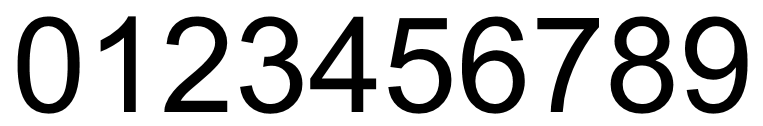
#> input picture py/ocr_train_number.PNG, 763 x 126 px; its folder holds 3 pictures in this run
$ python ocr_train.py
#> lines starting #> are read from the running program, lines starting #| are printed output that depends on the picture; after the words box and inside, x2 and y2 are one past the last pixel; in counts of white or black regions, pixels touching at a corner belong together
### py/gambar.py
import matplotlib.image as mpimg
import matplotlib.pyplot as plt
import numpy as np
import sys

import nph

def read(path):
    img = mpimg.imread(path)
    if img.dtype == 'float32':
        return (img*255).astype(np.uint8)
    if len(img.shape) < 3:
        return to_img(img)
    return img

def to_gray(img):
    return img.mean(-1).round().astype(np.uint8)

def to_bw(gray):
    hist = get_histogram(gray)
    threshold = otsu(hist, gray.shape[0]*gray.shape[1])
    return gray <= threshold

# [24 lines left out: functions to_img, contrasting, equalize, not called in this run]

def show(img):
    plt.imshow(to_img(img), interpolation='nearest')
    plt.show()

def save(img, path):
    mpimg.imsave(path, to_img(img))

# [25 lines left out: function koponging, not called in this run]

def get_histogram(channel):
    return np.histogram(channel, range=(0, 256), bins=256)[0]

def otsu(hist, pixels):
    sum = (hist*range(0, 256)).sum()
    sumb = wb = wf = varmax = threshold = 0.
    for t in range(0, 256):
        wb += hist[t]
        if wb == 0:
            continue
        wf = pixels-wb
        if wf == 0:
            break
        sumb += t*hist[t]
        mb = sumb/wb
        mf = (sum-sumb)/wf
        varbetween = wb*wf*(mb-mf)*(mb-mf)
        if varbetween > varmax:
            varmax = varbetween
            threshold = t
    return threshold

# [6 lines that do not run on import are left out]

### py/ocr.py
import sys
import json
import numpy as np

import gambar
import chaincode
import zhangsuen

# [15 lines left out: function main, not called in this run]

def get_objects(bw):
    objects = []
    yf, yl, xf, xl = -1, -1, -1, -1

    any_row = bw.any(1)
    for y in range(0, any_row.shape[0]):
        if any_row[y]:
            yf = y if yf == -1 else yf
            yl = y if yf > -1 else yl
        else:
            if yf > -1:
                any_col = bw[yf:yl+1, 0:bw.shape[1]].any(0)
                for x in range(0, any_col.shape[0]):
                    if any_col[x]:
                        xf = x if xf == -1 else xf
                        xl = x if xf > -1 else xl
                    else:
                        if xf > -1:
                            objects.append((yf, yl, xf, xl))
                            xf, xl = -1, -1
                yf, yl = -1, -1

    return objects

# [17 lines left out: function get_feature, not called in this run]

def get_features(bw):
    features = []
    objects = get_objects(bw)
    tulang = zhangsuen.penulangan(bw)
    for object in objects:
        feature = get_feature(tulang[object[0]-1:object[1]+2, object[2]-1:object[3]+2])
        features.append(feature)
    return features

# [5 lines left out: function classify, not called in this run]

# [2 lines that do not run on import are left out]

### py/zhangsuen.py
import sys
import numpy as np
import json

import nph
import gambar
import chaincode

def to_tulang(bw, step):
    # http://rosettacode.org/wiki/Zhang-Suen_thinning_algorithm
    # `bw` is already white bordered
    # `step` is 1 or 2 and affects on determining px

    the_pixel_is_black = bw # just for the sake of semantics

    # Black pixels P1 can have eight neighbours.
    # The neighbours are, in order, arranged as:
    # P9 P2 P3
    # P8 P1 P4
    # P7 P6 P5
    p2, p3, p4, p5, p6, p7, p8, p9 = get_p(bw)

    # B(P1) = The number of black pixel neighbours of P1
    b = p2 + p3 + p4 + p5 + p6 + p7 + p8 + p9
    has_between_2_and_6_neighbors = (2 <= b) * (b <= 6)

    # A(P1) = the number of transitions from white to black, (0 -> 1) in the sequence P2,P3,P4,P5,P6,P7,P8,P9,P2
    a = (get_is01trans(p2, p3) + get_is01trans(p3, p4) +
         get_is01trans(p4, p5) + get_is01trans(p5, p6) +
         get_is01trans(p6, p7) + get_is01trans(p7, p8) +
         get_is01trans(p8, p9) + get_is01trans(p9, p2))
    has_one_0_to_1_transition = a == 1

    has_white_in_p2_p4_px = (p2 * p4 * (p6 if step == 1 else p8)) == False
    has_white_in_px_p6_p8 = ((p4 if step == 1 else p2) * p6 * p8) == False

    return bw - (the_pixel_is_black *
                 has_between_2_and_6_neighbors *
                 has_one_0_to_1_transition *
                 has_white_in_p2_p4_px *
                 has_white_in_px_p6_p8)

def get_is01trans(a, b):
    return ((a == False) * b).astype(np.uint8)

def get_p(bw, dtype=np.uint8):
    p1 = bw.astype(dtype)
    p2 = np.roll(p1, 1, 0)
    p3 = np.roll(p2, -1, 1)
    p4 = np.roll(p1, -1, 1)
    p5 = np.roll(p4, -1, 0)
    p6 = np.roll(p1, -1, 0)
    p7 = np.roll(p6, 1, 1)
    p8 = np.roll(p1, 1, 1)
    p9 = np.roll(p8, 1, 0)
    return (p2, p3, p4, p5, p6, p7, p8, p9)

def penulangan(bw):
    # remove non Zhang Suen's tulang
    bwr = np.copy(bw)
    cblack_l = 0
    cblack_c = bwr.nonzero()[0].shape[0]
    while cblack_l != cblack_c:
        cblack_l = bwr.nonzero()[0].shape[0]
        bwr[:] = to_tulang(bwr, 1)
        bwr[:] = to_tulang(bwr, 2)
        cblack_c = bwr.nonzero()[0].shape[0]
    bwr[:] = gambar.koponging(bwr)
    return bwr

# [50 lines left out: functions get_identity, get_chaincode, not called in this run]

# [12 lines that do not run on import are left out]
    # code = get_chaincode(tulang)
    # belok = chaincode.get_kodebelok(code)
    # print belok

### py/ocr_train.py
from os import listdir
from os.path import isfile, join, splitext
import json

import gambar
import ocr

def main():
    features = []
    for type in ['number', 'upper', 'lower']:
        bw = gambar.to_bw(gambar.to_gray(gambar.read('ocr_train_{}.PNG'.format(type))))
#> in read, img is the input picture: shape (126, 763, 4) float32; mean R, G, B, A 0.757, 0.757, 0.757, 1
#> in to_gray, `return img.mean(-1).round().astype(np.uint8)`:
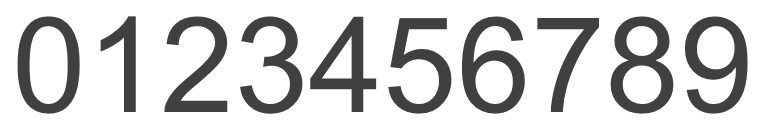
#> returned value: shape (126, 763); min 64, max 255, mean 208.5
#> in to_bw, `hist = get_histogram(gray)`: hist = 256 values, max 70433 at index 255, min 0 at index 0, mean 375.5
#> in otsu, `sum = (hist*range(0, 256)).sum()`: sum = 20047222
#> the loop in otsu, `for t in range(0, 256):` made 256 passes
#> (wb, wf, sumb, mb, mf, varmax) on passes 65, 68, 71, 74, 77, 80, 83, 86, 89, 92, 95, 98: (21233, 74905, 1358912, 64, 249.5, 5.47e+13), (21374, 74764, 1368359, 64.02, 249.8, 5.52e+13), (21449, 74689, 1373609, 64.04, 250, 5.54e+13), (21547, 74591, 1380763, 64.08, 250.3, 5.57e+13), (21632, 74506, 1387223, 64.13, 250.4, 5.6e+13), (21691, 74447, 1391884, 64.17, 250.6, 5.61e+13), (21796, 74342, 1400494, 64.25, 250.8, 5.64e+13), (21846, 74292, 1404744, 64.3, 250.9, 5.65e+13), (21970, 74168, 1415656, 64.44, 251.2, 5.68e+13), (22042, 74096, 1422208, 64.52, 251.4, 5.7e+13), (22103, 74035, 1427942, 64.6, 251.5, 5.72e+13), (22135, 74003, 1431046, 64.65, 251.6, 5.72e+13)
#> wb on passes 1 to 6: 0, 0, 0, 0, 0, 0
#> after the loop in otsu, `for t in range(0, 256):`: sumb = 2086807; threshold = 159; varmax = 5.85e+13; wb = 96138
#> in to_bw, `threshold = otsu(hist, gray.shape[0]*gray.shape[1])`: threshold = 159
#> in to_bw, `return gray <= threshold`:
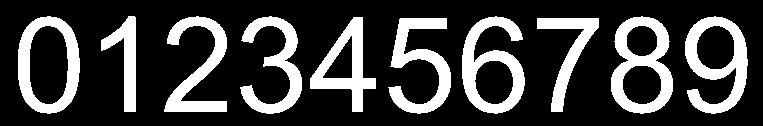
#> returned value: shape (126, 763) bool; 24.3% white; 10 white regions, largest, box (x1, y1, x2, y2) and area: (611, 16, 673, 114) 2822, (462, 16, 525, 114) 2766, (685, 16, 748, 114) 2741
        features.extend([array.tolist() for array in ocr.get_features(bw)])
#> after the loop in get_objects, `for y in range(0, any_row.shape[0]):`: objects = [(16, 113, 18, 79), (16, 113, 101, 135), (16, 113, 164, 226), (16, 113, 240, 301), (16, 113, 310, 375), (16, 113, 388, 450), (16, 113, 462, 524), (16, 113, 537, 598), (16, 113, 611, 672), (16, 113, 685, 747)]; xf = -1
#> the loop in penulangan, `while cblack_l != cblack_c:` made 1 pass
#> pass 1, in get_p, `p2 = np.roll(p1, 1, 0)`:
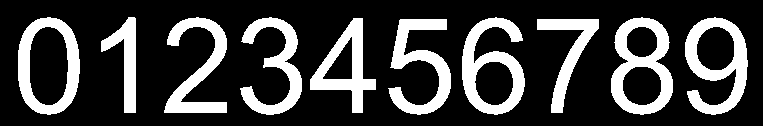
#> p2: shape (126, 763); values 0 (black) and 1 (white), 24.3% white; 10 white regions, largest, box (x1, y1, x2, y2) and area: (611, 17, 673, 115) 2822, (462, 17, 525, 115) 2766, (685, 17, 748, 115) 2741
#> pass 1, in get_p, `p3 = np.roll(p2, -1, 1)`:
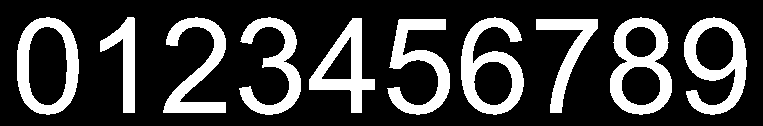
#> p3: shape (126, 763); values 0 (black) and 1 (white), 24.3% white; 10 white regions, largest, box (x1, y1, x2, y2) and area: (610, 17, 672, 115) 2822, (461, 17, 524, 115) 2766, (684, 17, 747, 115) 2741
#> pass 1, in get_p, `p4 = np.roll(p1, -1, 1)`:
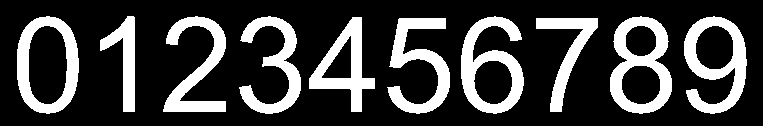
#> p4: shape (126, 763); values 0 (black) and 1 (white), 24.3% white; 10 white regions, largest, box (x1, y1, x2, y2) and area: (610, 16, 672, 114) 2822, (461, 16, 524, 114) 2766, (684, 16, 747, 114) 2741
#> pass 1, in get_p, `p5 = np.roll(p4, -1, 0)`:
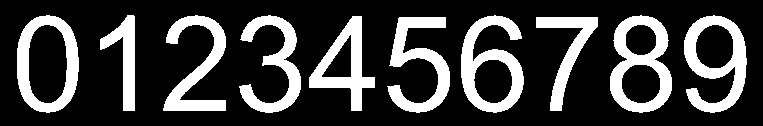
#> p5: shape (126, 763); values 0 (black) and 1 (white), 24.3% white; 10 white regions, largest, box (x1, y1, x2, y2) and area: (610, 15, 672, 113) 2822, (461, 15, 524, 113) 2766, (684, 15, 747, 113) 2741

    labels = ['0', '1', '2', '3', '4', '5', '6', '7', '8', '9',
             'A', 'B', 'C', 'D', 'E', 'F', 'G', 'H', 'I', 'J', 'K', 'L', 'M', 'N', 'O', 'P', 'Q', 'R', 'S', 'T', 'U', 'V', 'W', 'X', 'Y', 'Z',
             'a', 'b', 'c', 'd', 'e', 'f', 'g', 'h', 'i', 'j', 'k', 'l', 'm', 'n', 'o', 'p', 'q', 'r', 's', 't', 'u', 'v', 'w', 'x', 'y', 'z']

    with open('ocr_train.json', 'w') as outfile:
        json.dump({'features': features, 'labels': labels}, outfile)

if __name__ == ('__main__'):
#> (the run stopped early here; a loop or call above may not have finished)
